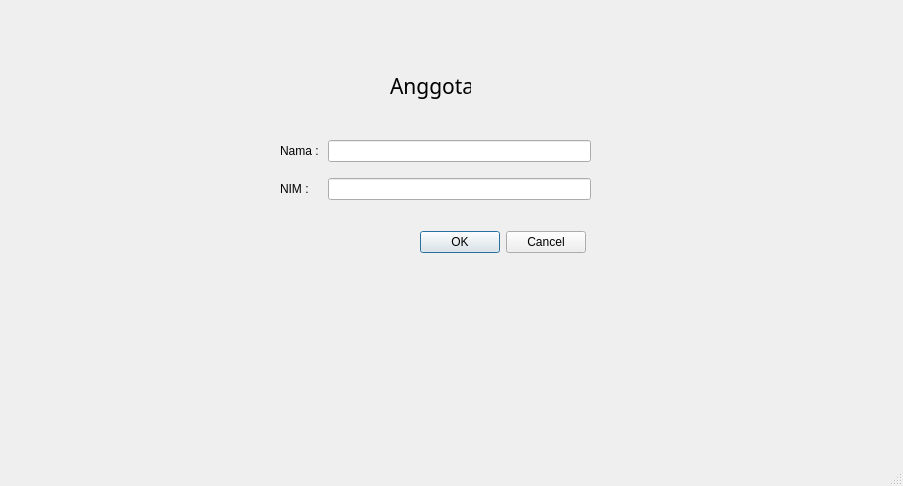
<?xml version="1.0" encoding="UTF-8"?>
<ui version="4.0">
 <class>inputAnggota</class>
 <widget class="QMainWindow" name="inputAnggota">
  <property name="geometry">
   <rect>
    <x>0</x>
    <y>0</y>
    <width>903</width>
    <height>486</height>
   </rect>
  </property>
  <property name="windowTitle">
   <string>MainWindow</string>
  </property>
  <widget class="QWidget" name="centralwidget">
   <widget class="QWidget" name="gridLayoutWidget">
    <property name="geometry">
     <rect>
      <x>280</x>
      <y>130</y>
      <width>311</width>
      <height>81</height>
     </rect>
    </property>
    <layout class="QGridLayout" name="gridLayout_2">
     <item row="0" column="0">
      <widget class="QLabel" name="label_6">
       <property name="text">
        <string>Nama : </string>
       </property>
      </widget>
     </item>
     <item row="1" column="0">
      <widget class="QLabel" name="label_7">
       <property name="text">
        <string>NIM :</string>
       </property>
      </widget>
     </item>
     <item row="0" column="1">
      <widget class="QLineEdit" name="inputNama"/>
     </item>
     <item row="1" column="1">
      <widget class="QLineEdit" name="inputNim"/>
     </item>
    </layout>
   </widget>
   <widget class="QLabel" name="label_3">
    <property name="geometry">
     <rect>
      <x>390</x>
      <y>70</y>
      <width>81</width>
      <height>31</height>
     </rect>
    </property>
    <property name="font">
     <font>
      <family>SF Pro Bold</family>
      <pointsize>16</pointsize>
     </font>
    </property>
    <property name="text">
     <string>Anggota</string>
    </property>
   </widget>
   <widget class="QDialogButtonBox" name="confirmAnggota">
    <property name="geometry">
     <rect>
      <x>420</x>
      <y>230</y>
      <width>166</width>
      <height>24</height>
     </rect>
    </property>
    <property name="standardButtons">
     <set>QDialogButtonBox::Cancel|QDialogButtonBox::Ok</set>
    </property>
   </widget>
  </widget>
  <widget class="QMenuBar" name="menubar">
   <property name="geometry">
    <rect>
     <x>0</x>
     <y>0</y>
     <width>903</width>
     <height>21</height>
    </rect>
   </property>
  </widget>
  <widget class="QStatusBar" name="statusbar"/>
 </widget>
 <resources/>
 <connections/>
</ui>
